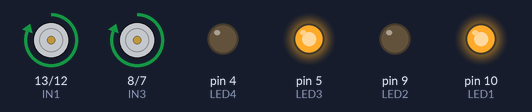
Bench run of a sketch on a simulated Arduino Uno, built with avr-gcc and run on an emulated ATmega328P. On the bench: motor-driver pin pairs drawn as motors (green arrow = first pin HIGH = forward, orange = second pin HIGH = backward, longer = more drive, scaled by the enable pin), output pins drawn as LEDs (lit = HIGH).

Above: at 1.0 s.
At 6.0 s:
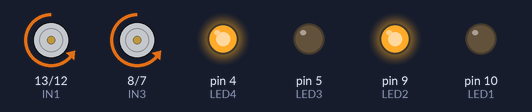
At 8.5 s:
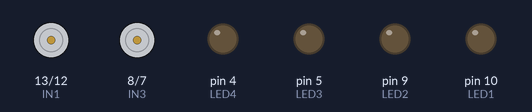
Timing chart, 0 to 13.0 s (numbered marks = the images above):
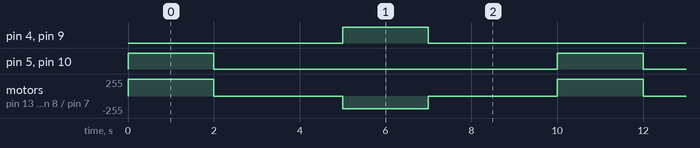

The sketch:

control-motor.ino
```cpp
// Definición de pines Motor 1
const int ENA = 11;    // PWM Motor 1
const int IN1 = 13;    // Control dirección Motor 1
const int IN2 = 12;    // Control dirección Motor 1
const int LED1 = 10;   // LED indicador adelante M1
const int LED2 = 9;   // LED indicador atrás M1

// Definición de pines Motor 2
const int ENB = 6;   // PWM Motor 2
const int IN3 = 8;   // Control dirección Motor 2
const int IN4 = 7;   // Control dirección Motor 2
const int LED3 = 5;   // LED indicador adelante M2
const int LED4 = 4;   // LED indicador atrás M2

// Tiempos en milisegundos
const int TIEMPO_ADELANTE = 2000;
const int TIEMPO_REPOSO = 3000;
const int TIEMPO_ATRAS = 2000;

// Valores PWM
const int VELOCIDAD_FULL = 255;    // 100% duty cycle
const int VELOCIDAD_75 = 191;      // 75% duty cycle
void setup() {
  // Configurar pines como salidas
  pinMode(ENA, OUTPUT);
  pinMode(IN1, OUTPUT);
  pinMode(IN2, OUTPUT);
  pinMode(ENB, OUTPUT);
  pinMode(IN3, OUTPUT);
  pinMode(IN4, OUTPUT);
  pinMode(LED1, OUTPUT);
  pinMode(LED2, OUTPUT);
  pinMode(LED3, OUTPUT);
  pinMode(LED4, OUTPUT);
}

void adelante(){
  // Motor 1 adelante
  digitalWrite(IN1, HIGH);
  digitalWrite(IN2, LOW);
  analogWrite(ENA, VELOCIDAD_FULL);
  digitalWrite(LED1, HIGH);
  digitalWrite(LED2, LOW);

  // Motor 2 adelante
  digitalWrite(IN3, HIGH);
  digitalWrite(IN4, LOW);
  analogWrite(ENB, VELOCIDAD_FULL);
  digitalWrite(LED3, HIGH);
  digitalWrite(LED4, LOW);
}

void reposo(){
 // Ambos motores en reposo
  digitalWrite(IN1, LOW);
  digitalWrite(IN2, LOW);
  digitalWrite(IN3, LOW);
  digitalWrite(IN4, LOW);
  analogWrite(ENA, 0);
  analogWrite(ENB, 0);
  // Apagar todos los LEDs
  digitalWrite(LED1, LOW);
  digitalWrite(LED2, LOW);
  digitalWrite(LED3, LOW);
  digitalWrite(LED4, LOW);
}

void atras(){
  // Motor 1 atrás
  digitalWrite(IN1, LOW);
  digitalWrite(IN2, HIGH);
  analogWrite(ENA, VELOCIDAD_75);
  digitalWrite(LED1, LOW);
  digitalWrite(LED2, HIGH);

  // Motor 2 atrás
  digitalWrite(IN3, LOW);
  digitalWrite(IN4, HIGH);
  analogWrite(ENB, VELOCIDAD_75);
  digitalWrite(LED3, LOW);
  digitalWrite(LED4, HIGH);
}

void loop() {
  adelante(); // Adelante 100%
  delay(TIEMPO_ADELANTE);     // Por 2 segundos

  reposo(); //reposo
  delay(TIEMPO_REPOSO); // Por 3 segundos

  atras();// Atrás 75%
  delay(TIEMPO_ATRAS);        // Por 2 segundos

  reposo();//reposo
  delay(TIEMPO_REPOSO); // Por 3 segundos
}
```

Measured:
- by itself, pin 4 (LED4), pin 5 (LED3), pin 9 (LED2), pin 10 (LED1): alternates HIGH for 2.0 s and LOW for 8.0 s
- by itself, motor on pin 13 (IN1) / pin 12 (IN2), motor on pin 8 (IN3) / pin 7 (IN4): repeats every 10.0 s: stopped 3.0 s, backward 191/255 2.0 s, stopped 3.0 s, forward 255/255 2.0 s
